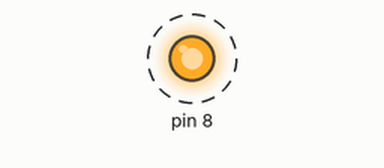
The sketch below on a simulated Arduino Uno, built with avr-gcc and run on an emulated ATmega328P. Shown: output pins drawn as LEDs (lit = HIGH). Dashed ring = blinking. What the sketch prints to the serial monitor is not drawn.

Above: at 0.6 s.
Timing chart, 0 to 4.7 s (numbered marks = the images above):
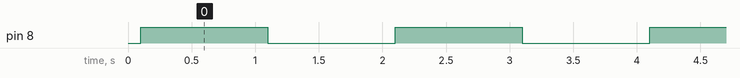

The sketch:

test.ino
```cpp
void setup() {
    Serial.begin(9600);
    delay(100);
    pinMode(8, OUTPUT);
}

void loop() {
    Serial.println("Starting...");

    digitalWrite(8, HIGH);
    delay(1000);
    digitalWrite(8, LOW);
    delay(1000);
}
```

Measured:
- by itself, pin 8: alternates HIGH for 1.0 s and LOW for 1.0 s
